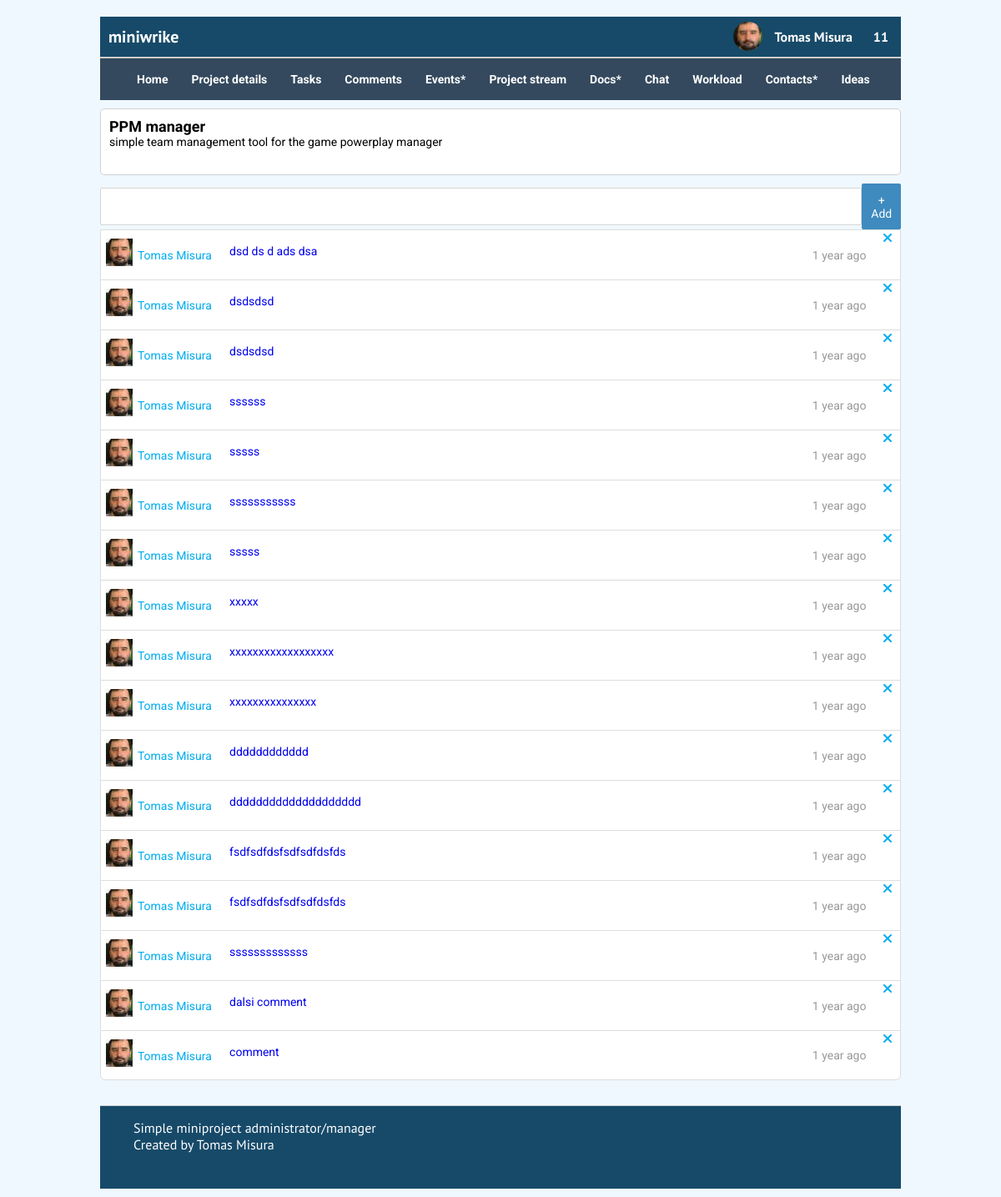
Page /project_comments_1.php?project_id=3 (signed in) on the committed database.
### tables this page shows
CREATE TABLE IF NOT EXISTS `project_users` (
  `user_id` int NOT NULL AUTO_INCREMENT,
  `full_name` varchar(100) DEFAULT NULL,
  `first_name` varchar(100) DEFAULT NULL,
  `last_name` varchar(100) DEFAULT NULL,
  `login` varchar(100) DEFAULT NULL,
  `password` varchar(50) DEFAULT NULL,
  `email` varchar(100) DEFAULT NULL,
  `phone` varchar(50) DEFAULT NULL,
  `type_of_user` varchar(50) DEFAULT NULL COMMENT 'externy alebo interny user',
  `pref_technology` int DEFAULT NULL,
  `pref_tole` int DEFAULT NULL,
  `profile_photo` varchar(200) DEFAULT 'img/non-avatar.jpg' COMMENT 'profilova fotka',
  `profile_photo_32` varchar(200) DEFAULT 'img/non_avatar_32.jpg',
  `created_date` datetime NOT NULL,
  PRIMARY KEY (`user_id`),
  KEY `technology` (`pref_technology`) USING BTREE,
  CONSTRAINT `project_users_ibfk_1` FOREIGN KEY (`pref_technology`) REFERENCES `project_technologies` (`tech_id`),
  CONSTRAINT `project_users_ibfk_2` FOREIGN KEY (`pref_technology`) REFERENCES `project_technologies` (`tech_id`)
);

CREATE TABLE IF NOT EXISTS `projects` (
  `id` int NOT NULL AUTO_INCREMENT,
  `project_name` varchar(30) NOT NULL,
  `project_code` varchar(20) DEFAULT NULL,
  `country_code` varchar(2) DEFAULT NULL,
  `project_customer` varchar(100) DEFAULT NULL,
  `project_descr` mediumtext NOT NULL,
  `is_favorite` tinyint(1) NOT NULL DEFAULT '0',
  `established_date` datetime NOT NULL,
  `finished_date` datetime DEFAULT NULL,
  `planned_deadline` datetime DEFAULT NULL,
  `project_status` varchar(15) NOT NULL,
  PRIMARY KEY (`id`)
);

CREATE TABLE IF NOT EXISTS `project_comments` (
  `comment_id` int NOT NULL AUTO_INCREMENT,
  `user_id` int NOT NULL,
  `project_id` int NOT NULL,
  `comment` tinytext,
  `date_added` datetime NOT NULL,
  PRIMARY KEY (`comment_id`)
);

### project_comments_1.php (the view, shortened to what this page needs)
<?php include "include/dbconnect.php";?>
<?php include "include/functions.php";?>
<!DOCTYPE html>
<html xmlns="http://www.w3.org/1999/xhtml" xml:lang="sk" lang="sk">
	<head>
		<link href="css/style.css?v<?php echo time(); ?>" rel="stylesheet" type="text/css" />
		<link href="css/comments.css" rel="stylesheet" type="text/css" />
		<link href="https://cdnjs.cloudflare.com/ajax/libs/font-awesome/6.2.1/css/all.min.css" rel="stylesheet" type="text/css" />
	</head>
<body>
	<div id="main">
				<?php include "include/header.php";?>
           <?php include "include/menu.php";?>
             <?php echo ProjectTitle($project_id); ?>
			<div id="add_project_comment">
				 <form accept-charset="utf-8" method="post" id="dev_notes" name="new_dev_note" action="project_comments.php?project_id=<?php echo $project_id; ?>">
            		<input type='text' name='comment' autocomplete='off' value="">
            	<button type="submit" name="add_new_comment" class="blue-badge">+ Add</button>
           </form>
			</div>
			<div id="middle">
				<div class="project_comments_wrap">
					<?php
							$sql = "SELECT * from project_comments where project_id=" . $_GET['project_id'] . " ORDER BY comment_id DESC";
							$result = mysqli_query($db, $sql) or die("MySQL ERROR: " . mysqli_error($db));
							while ($row = mysqli_fetch_array($result)) {
								$comment_id = $row['comment_id'];
								$user_id = $row['user_id'];
								$user_name = GetUserNameById($user_id);
								$project_id = $row['project_id'];
								$comment = $row['comment'];
								$date_added = $row['date_added'];
								$image = "img/users_pics/" . $user_id . "/user_" . $user_id . "_32x32.jpg";
								echo "<div class='comment_post'>";
										echo "<div class='comment_user_picture'><img src='" . $image . "' alt='" . $user_id . "'></div>";
									  echo "<div class='commented_by'><a href='project_user_profile.php?user_id=$user_id' class='link'>$user_name</a></div>";
									  echo "<div class='comment_body'><a href='project_comment.php?comm_id=$comment_id&&project_id=$project_id&action=view'>$comment</a></div>
														<div class='comment_date'>" . time_ago($date_added) . "</div>
														<div class='comment_delete'><a href='project_comment.php?comm_id=$comment_id&project_id=$project_id&action=delete' class='link'><i class='fa fa-times'></i></a></div>";
								echo "</div>";
								}
							?>
				</div>
			</div>
		    <?php include "include/footer.php";?>
		</div>
</body>
<html>

### include/header.php (shortened to what this page needs)
<div id="header">
	<div class="header_title">miniwrike</div>
	<div class="logged_user">
				<div class="user_picture">
    			<?php
              $image = "img/users_pics/" . $_SESSION['user_id'] . "/user_" . $_SESSION['user_id'] . "_32x32.jpg";
              echo "<img src='" . $image . "' alt='" . $_SESSION['user_id'] . "' class='circle'>";
              ?>
    			</div>
    			<a href="project_user_profile.php?user_id=<?php echo $_SESSION['user_id'] ?>"><?php echo GetUserNameByid($_SESSION['user_id']) ?></a></li>
    			<?php
              $msg_count = NrofMessages($_SESSION['user_id']);
              echo "<a href='project_inbox.php?user_id=1' class='small-blue-badge'>$msg_count</a>";
              ?>
		</div>
</div>

### include/functions.php (shortened to what this page needs)
<?php include "dbconnect.php";
function GetUserNameById($user_id) {
	global $db;
	$sql = "SELECT full_name FROM project_users WHERE user_id = $user_id";
	$result = mysqli_query($db, $sql) or die("MySQLi ERROR: " . mysqli_error($db));
	$full_name = "";
	while ($row = mysqli_fetch_array($result)) {
	    $full_name = $row['full_name'];
	}
	return $full_name;
}
function ProjectTitle($project_id) {
	echo "<div class='project_header'>";
	global $db;
	$sql = "SELECT project_name, project_descr from projects where id=$project_id";
	$result = mysqli_query($db, $sql) or die("MySQLi ERROR: " . mysqli_error($db));
	while ($row = mysqli_fetch_array($result)) {
		$project_name = $row['project_name'];
		$project_description = $row['project_descr'];
		echo "<span class='project_name'>$project_name</span>";
		echo "<span class='project_description'>$project_description</span>";
	}
	echo "</div>";
}
function NrofMessages($user_id) {
	global $db;
	$sql = "SELECT COUNT(*) nr_of_msgs from project_mailbox_inbox WHERE receiver_id=$user_id";
	$result = mysqli_query($db, $sql) or die("MySQLi ERROR: " . mysqli_error($db));
	while ($row = mysqli_fetch_array($result)) {
		$nr_of_msgs = $row['nr_of_msgs'];
	}
	return $nr_of_msgs;
}
function time_ago($date) {
	$periods = array("second", "minute", "hour", "day", "week", "month", "year", "decade");
	$lengths = array("60", "60", "24", "7", "4.35", "12", "10");
	$now = time();
	$unix_date = strtotime($date);
	if ($now > $unix_date) {
		$difference = $now - $unix_date;
		$tense = "ago";
	} else {
		$difference = $unix_date - $now;
		$tense = "from now";
	}
	for ($j = 0; $difference >= $lengths[$j] && $j < count($lengths) - 1; $j++) {
		$difference /= $lengths[$j];
	}
	$difference = round($difference);
	return "$difference $periods[$j] {$tense}";
}

### css/style.css (style rules this page uses)
* { box-sizing: border-box; }
body { background: aliceblue; outline: 0; font-family: 'Roboto', sans-serif; font-size: 14px; margin: 0; }
.project_header { width: 100%; display: flex; justify-content: flex-start; min-height: 80px; margin-top: 10px; margin-bottom: 10px; flex-direction: column; border: 1px #d1d1d1 solid; padding: 10px; box-sizing: border-box; background: white; border-radius: 5px; }
.project_name { width: 100%; font-size: 18px; font-weight: bold; box-sizing: border-box; }
.project_description { width:100%; font-size: 14px; text-transform: lowercase; }
#main { background: aliceblue; width: 80%; display: flex; flex-direction: column; margin-left: auto; margin-right: auto; margin-top: 20px; border: 0px solid #D5D5D5; }
input { margin-top: 5px; width: 400px; outline: 0; border: 1px solid #D5D5D5; color: #333; font-size: 15px; font-weight: bold; padding: 6px; border-radius: 2px; height: 45px; width: 100%; margin-bottom: 5px; }
.link { color: #00acee !important; font-weight: normal; }
#header { display: flex; align-items: center; justify-content: flex-end; width: 100%; border-bottom: 2px #ccc solid; height: 50px; font-family: 'PT Sans', sans-serif; font-size: 20px; font-weight: bold; background: #174a69; color: #fff; }
.user_picture { width: 50px; height: 50px; text-align: center; float: left; }
.header_title { display: flex; align-items: center; justify-content: flex-start; width: 100%; box-sizing: border-box; text-indent: 10px; height: 100%; }
.logged_user { width: 50%; height: 100%; display: flex; justify-content: flex-end; background: #174a69; font-size: 16px; align-items: center; gap:5px; }
.logged_user a { color: #fff; text-decoration: none; padding: 5px 10px; }
.circle { float: left; border-radius: 50%; width: 35px; height: 35px; background: #fff; margin-left: 15px; margin-top: 7px; background-position: center; }
button, .button { padding: 10px; border: 1px solid #495267; font-size: 14px; font-family: 'Roboto', Helvetica, sans-serif; background-color: #606c88; color: #fff; text-align: center; border-radius:6px; }
#middle { border-bottom: 0px #ccc solid; margin-top: 0px; font-family: 'Roboto', Helvetica, sans-serif; font-size: 14px; display: flex; flex-direction: column; }
#middle a { text-decoration: none; }
.blue-badge { text-align: center; color: #fff !important; padding: 6px; border-radius: 2px; background: #3f8abf; border: 0px #C22516 solid; }

### css/comments.css (style rules this page uses)
#add_project_comment form { display: flex; height:100%; width:100%; }
.comment_post { background-color: white; display: flex; width: 100%; height: 60px; border-top: 1px #ddd solid; border-left: 1px #ddd solid; border-right: 1px #ddd solid; position: relative; }
.comment_post:last-child { border-bottom: 1px #ddd solid; border-left: 1px #ddd solid; border-right: 1px #ddd solid; border-bottom-left-radius: 6px; border-bottom-right-radius: 6px ; }
.comment_body { display: flex; height: 50px; align-items: center; font-size: 14px; width:100%; padding: 5px; }
.comment_delete { position: absolute; font-size: 16px; height:20px; width: 20px; color: #666; text-align: center; top:5xp; right:5px; }
.comment_delete a { font-weight: bold; transition: 0.4s; opacity: 0.5px; }
.comment_user_picture { height: 60px; line-height: 60px; width: 60px; float: left; text-align: center; }
.comment_user_picture img { margin: 10px auto; }
.commented_by { display: flex; line-height: 60px; height: 100%; width: 15%; }
.comment_date { height: 100%; color: #999; width: 15%; height: 100%; display: flex; align-items: center; }

### rows in the picture
project_users: full_name "Tomas Misura"
projects: project_name "PPM manager", project_descr "simple team management tool for the game powerplay manager"
project_comments: user.full_name "Tomas Misura", comment "dsd ds d ads dsa", date_added "1 year ago"
project_comments: user.full_name "Tomas Misura", comment "dsdsdsd", date_added "1 year ago"
project_comments: user.full_name "Tomas Misura", comment "dsdsdsd", date_added "1 year ago"
project_comments: user.full_name "Tomas Misura", comment "ssssss", date_added "1 year ago"
project_comments: user.full_name "Tomas Misura", comment "sssss", date_added "1 year ago"
project_comments: user.full_name "Tomas Misura", comment "sssssssssss", date_added "1 year ago"
project_comments: user.full_name "Tomas Misura", comment "sssss", date_added "1 year ago"
project_comments: user.full_name "Tomas Misura", comment "xxxxx", date_added "1 year ago"
project_comments: user.full_name "Tomas Misura", comment "xxxxxxxxxxxxxxxxxx", date_added "1 year ago"
project_comments: user.full_name "Tomas Misura", comment "xxxxxxxxxxxxxxx", date_added "1 year ago"
project_comments: user.full_name "Tomas Misura", comment "dddddddddddd", date_added "1 year ago"
project_comments: user.full_name "Tomas Misura", comment "dddddddddddddddddddd", date_added "1 year ago"
project_comments: user.full_name "Tomas Misura", comment "fsdfsdfdsfsdfsdfdsfds", date_added "1 year ago"
project_comments: user.full_name "Tomas Misura", comment "fsdfsdfdsfsdfsdfdsfds", date_added "1 year ago"
project_comments: user.full_name "Tomas Misura", comment "sssssssssssss", date_added "1 year ago"
project_comments: user.full_name "Tomas Misura", comment "dalsi comment", date_added "1 year ago"
project_comments: user.full_name "Tomas Misura", comment "comment", date_added "1 year ago"

### other values in the picture
$msg_count "11"
